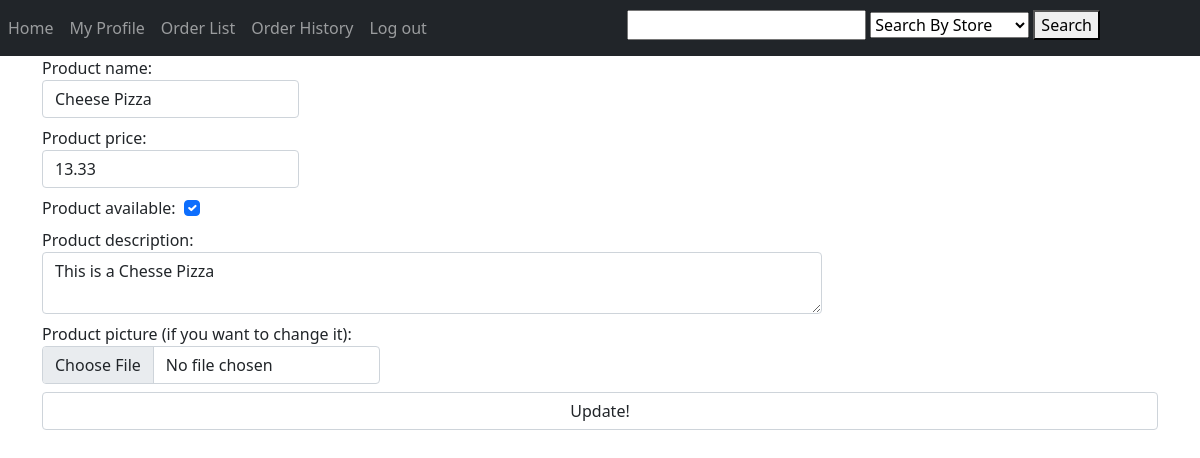
The app's page /Product/update/5 (signed in) with its own data.
### tables this page shows
CREATE TABLE `product` (
  `product_id` int(11) NOT NULL,
  `store_id` int(11) NOT NULL,
  `product_name` varchar(30) NOT NULL,
  `product_image` varchar(50) DEFAULT 'blank.png',
  `product_availability` tinyint(4) NOT NULL DEFAULT 1 COMMENT 'product is generally available when it''s added. 0 means sold out and 1 means available',
  `product_price` double NOT NULL,
  `product_description` text NOT NULL
);

### app/core/App.php (called while the page is built, shortened)
<?php
		class App {
			private $method = 'index';
			public function __construct() {
				$url = self::parseUrl();
				if (isset($url[0])) {
					unset($url[0]);
				}
				$this->controller = new $this->controller;
				if (isset($url[1])) {
					if (method_exists($this->controller, $url[1]))
						$this->method = $url[1];
					unset($url[1]);
				}
				$this->params = $url ? array_values($url) : [];
				call_user_func_array([$this->controller, $this->method], $this->params);
			}
			private static function parseUrl() {
				if (isset($_GET['url'])) {
					return explode('/',
						filter_var(
							rtrim($_GET['url'], '/'),
							FILTER_SANITIZE_URL)
					);
				}
			}
		}

### index.php (called while the page is built, shortened)
<?php
    new \app\core\App();

### app/models/Product.php (called while the page is built, shortened)
<?php
        class Product extends \app\core\Model {
            function get($product_id) {
                $SQL = 'SELECT * FROM product WHERE product_id = :product_id';
                $STMT = self::$_connection->prepare($SQL);
                $STMT->execute(['product_id'=>$product_id]);
                $STMT->setFetchMode(\PDO::FETCH_CLASS, "app\models\Product");
                return $STMT->fetch();
            }
        }

### app/core/DBConnection.php (called while the page is built, shortened)
<?php
		class DBConnection {
			static $connection = null;
			private function __construct() {
				if (self::$connection == null) {
					$host = 'localhost';
					$DBname = 'meal_times';
					$user = 'root';
					$password = '';
					self::$connection = new \PDO("mysql:host=$host;dbname=$DBname", $user, $password);
				}
			}
			public static function getInstance() {
				return self::$connection;
			}
		}

### app/views/Product/update.php (the view, shortened to what this page needs)
<html>
    <head>
        <link href="https://cdn.jsdelivr.net/npm/bootstrap@5.1.3/dist/css/bootstrap.min.css" rel="stylesheet">
    </head>
    <body>
        <?php
            $available = ($data->product_availability == 0) ? false : true;
        ?>
        <div class='container'>
            <form method='post' action='' enctype = 'multipart/form-data'>
				<label class='form-label'>Product name:<input type='text' name='product_name' class='form-control' value= '<?= $data->product_name?>' /></label> <br>
				<label class='form-label'>Product price:<input type='double' name='product_price' class='form-control' value='<?= $data->product_price?>' /></label> <br>
                <label class='form-label'>Product available:&ensp;<input type='checkbox' name='product_availability' class='form-check-input'
                    <?php
                        if ($available)
                            echo 'checked';
                        else
                            echo 'unchecked';
                    ?>/>
                </label> <br>
                <label class='form-label'>Product description:<textarea name='product_description' cols="80" class='form-control'><?= $data->product_description?></textarea></label><br>
				<label class = 'form-label'>Product picture (if you want to change it):
                    <input type = 'file' name = 'product_image' class = 'form-control'></label><br>
				<input type="submit" name='action' value='Update!' class='form-control' />
			</form>
        </div>
    </body>
</html>

### records on screen
product: product_name "Cheese Pizza", product_price "13.33", product_availability "☑", product_description "This is a Chesse Pizza"
